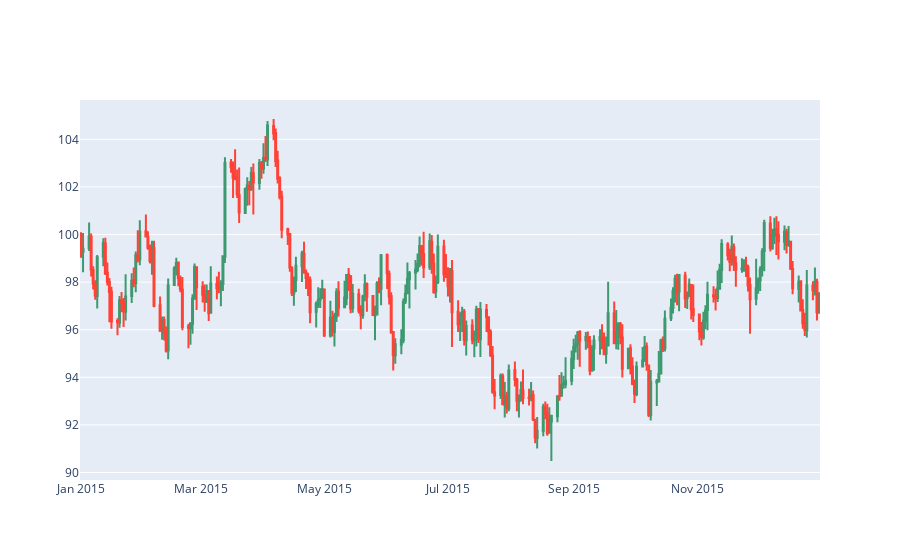

Notebook code for this chart:
### Code cell
init_notebook_mode(connected=True)

fig = FF.create_candlestick(df.open, df.high, df.low, df.close, dates = df.index)
iplot(fig)

### Figure 1 — Plotly figure (JSON) as saved in the notebook; plotly's stock layout.template omitted (floating-point values rounded to 4 significant figures; data arrays with more than 128 entries replaced by an {"elided": "..."} marker saying what was removed)
{"data": [{"boxpoints": false, "fillcolor": "#3D9970", "line": {"color": "#3D9970"}, "name": "Increasing", "showlegend": false, "type": "box", "whiskerwidth": 0, "x": {"elided": "768 str values"}, "y": {"elided": "768 float values"}}, {"boxpoints": false, "fillcolor": "#FF4136", "line": {"color": "#FF4136"}, "name": "Decreasing", "showlegend": false, "type": "box", "whiskerwidth": 0, "x": {"elided": "798 str values"}, "y": {"elided": "798 float values"}}], "layout": {"autosize": true, "xaxis": {"autorange": true, "range": ["2014-12-31 12:00", "2015-12-31 12:00"], "type": "date"}, "yaxis": {"autorange": true, "range": [89.69, 105.7], "type": "linear"}}}
